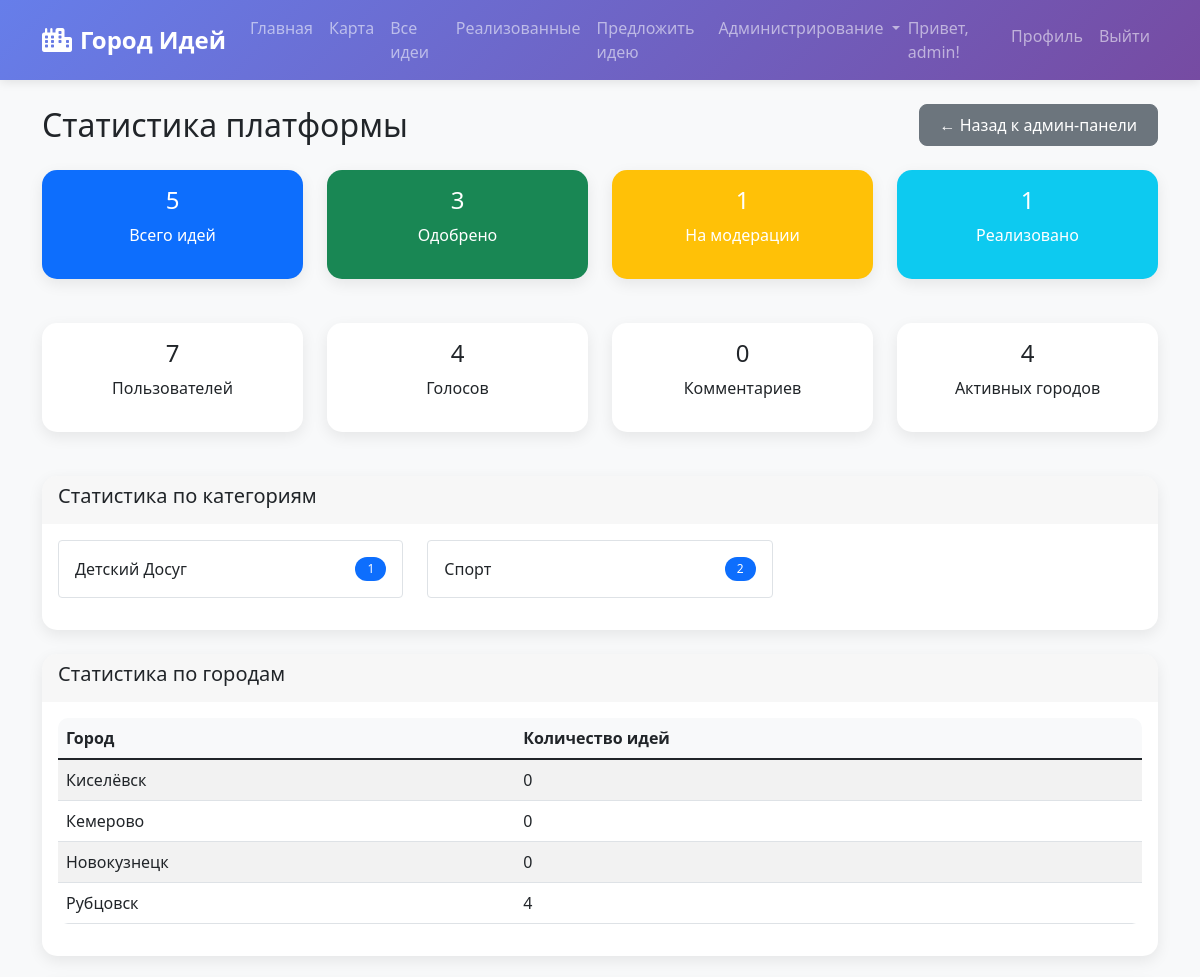
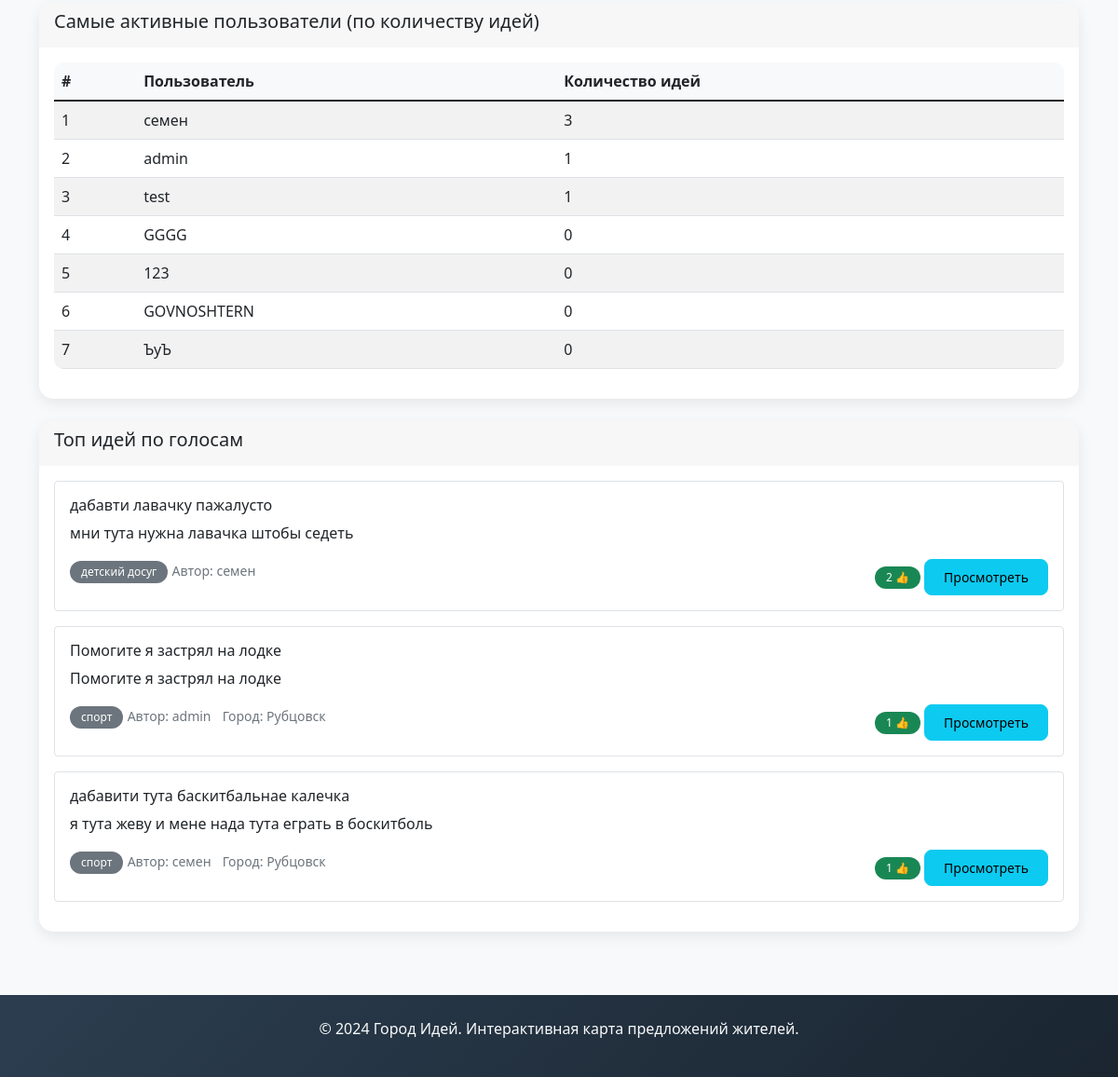
/stats (signed in), run on the app's committed database (2 pictures, top to bottom).
### tables this page shows
CREATE TABLE users (
        id INTEGER PRIMARY KEY AUTOINCREMENT,
        username TEXT UNIQUE NOT NULL,
        email TEXT UNIQUE NOT NULL,
        password_hash TEXT NOT NULL,
        is_admin BOOLEAN DEFAULT 0,
        created_at TIMESTAMP DEFAULT CURRENT_TIMESTAMP
    );

CREATE TABLE cities (
        id INTEGER PRIMARY KEY AUTOINCREMENT,
        name TEXT UNIQUE NOT NULL,
        description TEXT,
        latitude REAL NOT NULL,
        longitude REAL NOT NULL,
        zoom INTEGER DEFAULT 12,
        is_active BOOLEAN DEFAULT 1,
        created_at TIMESTAMP DEFAULT CURRENT_TIMESTAMP
    );

CREATE TABLE ideas (
        id INTEGER PRIMARY KEY AUTOINCREMENT,
        title TEXT NOT NULL,
        description TEXT NOT NULL,
        category TEXT NOT NULL,
        latitude REAL NOT NULL,
        longitude REAL NOT NULL,
        user_id INTEGER NOT NULL,
        city_id INTEGER,
        status TEXT DEFAULT 'pending',
        votes_count INTEGER DEFAULT 0,
        views_count INTEGER DEFAULT 0,
        created_at TIMESTAMP DEFAULT CURRENT_TIMESTAMP,
        image_path TEXT,
        FOREIGN KEY (user_id) REFERENCES users (id),
        FOREIGN KEY (city_id) REFERENCES cities (id)
    );

### app.py (the view)
@app.route('/stats')
@login_required
def stats():
    if not current_user.is_admin:
        flash('Доступ к статистике имеют только администраторы!', 'danger')
        return redirect(url_for('index'))
    stats_data = db.get_stats()
    return render_template('stats.html', **stats_data)

### app.py (called while the page is built)
@login_manager.user_loader
def load_user(user_id):
    user_data = db.get_user_by_id(user_id)
    if user_data:
        return User(user_data)
    return None

### database.py (called while the page is built)
def get_db():
    conn = sqlite3.connect(DB_PATH)
    conn.row_factory = sqlite3.Row
    return conn

def get_user_by_id(user_id):
    conn = get_db()
    cursor = conn.cursor()
    cursor.execute('SELECT * FROM users WHERE id = ?', (user_id,))
    user = cursor.fetchone()
    conn.close()
    return dict(user) if user else None

def get_city_by_id(city_id):
    conn = get_db()
    cursor = conn.cursor()
    cursor.execute('SELECT * FROM cities WHERE id = ?', (city_id,))
    city = cursor.fetchone()
    conn.close()
    return dict(city) if city else None

### templates/stats.html
{% extends "base.html" %}
{% block content %}
<div class="row">
    <div class="col-12">
        <div class="d-flex justify-content-between align-items-center mb-4">
            <h2 class="mb-0">Статистика платформы</h2>
            <a href="{{ url_for('admin_panel') }}" class="btn btn-secondary">← Назад к админ-панели</a>
        </div>
        <div class="row mb-4">
            <div class="col-md-3">
                <div class="card text-white bg-primary">
                    <div class="card-body text-center">
                        <h4>{{ total_ideas }}</h4>
                        <p>Всего идей</p>
                    </div>
                </div>
            </div>
            <div class="col-md-3">
                <div class="card text-white bg-success">
                    <div class="card-body text-center">
                        <h4>{{ approved_ideas }}</h4>
                        <p>Одобрено</p>
                    </div>
                </div>
            </div>
            <div class="col-md-3">
                <div class="card text-white bg-warning">
                    <div class="card-body text-center">
                        <h4>{{ pending_ideas }}</h4>
                        <p>На модерации</p>
                    </div>
                </div>
            </div>
            <div class="col-md-3">
                <div class="card text-white bg-info">
                    <div class="card-body text-center">
                        <h4>{{ implemented_ideas }}</h4>
                        <p>Реализовано</p>
                    </div>
                </div>
            </div>
        </div>
        <div class="row mb-4">
            <div class="col-md-3">
                <div class="card">
                    <div class="card-body text-center">
                        <h4>{{ total_users }}</h4>
                        <p>Пользователей</p>
                    </div>
                </div>
            </div>
            <div class="col-md-3">
                <div class="card">
                    <div class="card-body text-center">
                        <h4>{{ total_votes }}</h4>
                        <p>Голосов</p>
                    </div>
                </div>
            </div>
            <div class="col-md-3">
                <div class="card">
                    <div class="card-body text-center">
                        <h4>{{ total_comments }}</h4>
                        <p>Комментариев</p>
                    </div>
                </div>
            </div>
            <div class="col-md-3">
                <div class="card">
                    <div class="card-body text-center">
                        <h4>{{ total_cities }}</h4>
                        <p>Активных городов</p>
                    </div>
                </div>
            </div>
        </div>
        <div class="card mb-4">
            <div class="card-header">
                <h5>Статистика по категориям</h5>
            </div>
            <div class="card-body">
                {% if categories %}
                <div class="row">
                    {% for cat in categories %}
                    <div class="col-md-4 mb-3">
                        <div class="d-flex justify-content-between align-items-center border p-3 rounded">
                            <span>{{ cat.category|title }}</span>
                            <span class="badge bg-primary">{{ cat.count }}</span>
                        </div>
                    </div>
                    {% endfor %}
                </div>
                {% else %}
                <p class="text-muted">Нет данных по категориям</p>
                {% endif %}
            </div>
        </div>
        <div class="card mb-4">
            <div class="card-header">
                <h5>Статистика по городам</h5>
            </div>
            <div class="card-body">
                {% if cities_stats %}
                <div class="table-responsive">
                    <table class="table table-striped">
                        <thead>
                            <tr>
                                <th>Город</th>
                                <th>Количество идей</th>
                            </tr>
                        </thead>
                        <tbody>
                            {% for city in cities_stats %}
                            <tr>
                                <td>{{ city.name }}</td>
                                <td>{{ city.count }}</td>
                            </tr>
                            {% endfor %}
                        </tbody>
                    </table>
                </div>
                {% else %}
                <p class="text-muted">Нет данных по городам</p>
                {% endif %}
            </div>
        </div>
        <div class="card mb-4">
            <div class="card-header">
                <h5>Самые активные пользователи (по количеству идей)</h5>
            </div>
            <div class="card-body">
                {% if active_users %}
                <div class="table-responsive">
                    <table class="table table-striped">
                        <thead>
                            <tr>
                                <th>#</th>
                                <th>Пользователь</th>
                                <th>Количество идей</th>
                            </tr>
                        </thead>
                        <tbody>
                            {% for user in active_users %}
                            <tr>
                                <td>{{ loop.index }}</td>
                                <td>{{ user.username }}</td>
                                <td>{{ user.ideas_count }}</td>
                            </tr>
                            {% endfor %}
                        </tbody>
                    </table>
                </div>
                {% else %}
                <p class="text-muted">Нет данных по пользователям</p>
                {% endif %}
            </div>
        </div>
        <div class="card">
            <div class="card-header">
                <h5>Топ идей по голосам</h5>
            </div>
            <div class="card-body">
                {% if top_ideas %}
                {% for idea in top_ideas %}
                <div class="border p-3 mb-3 rounded">
                    <h6>{{ idea.title }}</h6>
                    <p>{{ idea.description[:200] }}{% if idea.description|length > 200 %}...{% endif %}</p>
                    <div class="d-flex justify-content-between">
                        <div>
                            <span class="badge bg-secondary">{{ idea.category }}</span>
                            <small class="text-muted">Автор: {{ idea.username }}</small>
                            {% if idea.city_name %}
                            <small class="text-muted ms-2">Город: {{ idea.city_name }}</small>
                            {% endif %}
                        </div>
                        <div>
                            <span class="badge bg-success">{{ idea.votes_count }} 👍</span>
                            <a href="{{ url_for('idea_detail', idea_id=idea.id) }}" class="btn btn-sm btn-info">Просмотреть</a>
                        </div>
                    </div>
                </div>
                {% endfor %}
                {% else %}
                <p class="text-muted">Нет данных по идеям</p>
                {% endif %}
            </div>
        </div>
    </div>
</div>
{% endblock %}

### templates/base.html (shortened to what this page needs)
<!DOCTYPE html>
<html lang="ru">
<head>
    <link href="https://cdn.jsdelivr.net/npm/bootstrap@5.1.3/dist/css/bootstrap.min.css" rel="stylesheet">
    <link rel="stylesheet" href="{{ url_for('static', filename='css/style.css') }}">
    <link rel="stylesheet" href="https://cdnjs.cloudflare.com/ajax/libs/font-awesome/6.0.0/css/all.min.css">
</head>
<body>
    <nav class="navbar navbar-expand-lg navbar-dark bg-primary">
        <div class="container">
            <a class="navbar-brand" href="{{ url_for('index') }}">
                <i class="fas fa-city me-2"></i>Город Идей
            </a>
            <div class="collapse navbar-collapse" id="navbarNav">
                <ul class="navbar-nav me-auto">
                    <li class="nav-item">
                        <a class="nav-link" href="{{ url_for('index') }}">Главная</a>
                    </li>
                    {% if current_user.is_authenticated %}
                    <li class="nav-item">
                        <a class="nav-link" href="{{ url_for('map_page') }}">Карта</a>
                    </li>
                    <li class="nav-item">
                        <a class="nav-link" href="{{ url_for('ideas_list') }}">Все идеи</a>
                    </li>
                    <li class="nav-item">
                        <a class="nav-link" href="{{ url_for('implemented_ideas') }}">Реализованные</a>
                    </li>
                    <li class="nav-item">
                        <a class="nav-link" href="{{ url_for('add_idea') }}">Предложить идею</a>
                    </li>
                    {% if current_user.is_authenticated and current_user.is_admin %}
                    <li class="nav-item dropdown">
                        <a class="nav-link dropdown-toggle" href="#" id="adminDropdown" role="button" data-bs-toggle="dropdown">
                            Администрирование
                        </a>
                    </li>
                    {% endif %}
                    {% endif %}
                </ul>
                <ul class="navbar-nav">
                    {% if current_user.is_authenticated %}
                    <li class="nav-item">
                        <span class="navbar-text">Привет, {{ current_user.username }}!</span>
                    </li>
                    <li class="nav-item">
                        <a class="nav-link" href="{{ url_for('profile') }}">Профиль</a>
                    </li>
                    <li class="nav-item">
                        <a class="nav-link" href="{{ url_for('logout') }}">Выйти</a>
                    </li>
                    {% endif %}
                </ul>
            </div>
        </div>
    </nav>
    <div class="container mt-4">
        {% block content %}{% endblock %}
    </div>
    <footer class="bg-dark text-light mt-5 py-4">
        <div class="container text-center">
            <p>&copy; 2024 Город Идей. Интерактивная карта предложений жителей.</p>
        </div>
    </footer>
</body>
</html>

### static/css/style.css (style rules this page uses)
body { background-color: #f8f9fa; font-family: 'Segoe UI', Tahoma, Geneva, Verdana, sans-serif; min-height: 100vh; display: flex; flex-direction: column; }
.container { flex: 1; }
.navbar-brand { font-weight: 700; font-size: 1.5rem; }
.navbar-dark.bg-primary { background: linear-gradient(135deg, #667eea 0%, #764ba2 100%); box-shadow: 0 2px 10px rgba(0,0,0,0.1); }
.card { border: none; border-radius: 15px; box-shadow: 0 5px 15px rgba(0,0,0,0.08); transition: transform 0.3s ease, box-shadow 0.3s ease; margin-bottom: 20px; }
.card-header { border-radius: 15px 15px 0 0 !important; border-bottom: none; font-weight: 600; }
.btn { border-radius: 8px; padding: 8px 20px; font-weight: 500; transition: all 0.3s ease; }
.badge { padding: 6px 12px; border-radius: 20px; font-weight: 500; }
footer { margin-top: auto; background: linear-gradient(135deg, #2c3e50 0%, #1a2530 100%); color: white; }
.table { border-radius: 10px; overflow: hidden; }
.table th { border-top: none; background-color: #f8f9fa; font-weight: 600; }

### data on the page
users: username "admin", ideas_count "1", username "admin"
cities: name "Киселёвск", count "0"
cities: name "Кемерово", count "0"
cities: name "Новокузнецк", count "0"
cities: name "Рубцовск", count "4", city_name "Рубцовск" "Рубцовск"
users: username "семен", ideas_count "3", username "семен"
users: username "test", ideas_count "1"
users: username "GGGG", ideas_count "0"
users: username "123", ideas_count "0"
users: username "GOVNOSHTERN", ideas_count "0"
users: username "ЪуЪ", ideas_count "0"
ideas: title "дабавти лавачку пажалусто", description "мни тута нужна лавачка штобы седеть", category "детский досуг", username "семен", votes_count "2"
ideas: title "Помогите я застрял на лодке", description "Помогите я застрял на лодке", category "спорт"
ideas: title "дабавити тута баскитбальнае калечка", description "я тута жеву и мене нада тута еграть в боскитболь", category "спорт"

### other printed values
{{ total_ideas }} "5"
{{ approved_ideas }} "3"
{{ pending_ideas }} "1"
{{ implemented_ideas }} "1"
{{ total_users }} "7"
{{ total_votes }} "4"
{{ total_comments }} "0"
{{ total_cities }} "4"
{{ cat.category|title }} "Детский Досуг" "Спорт"
{{ cat.count }} "1" "2"
{{ idea.votes_count }} "1" "1"
